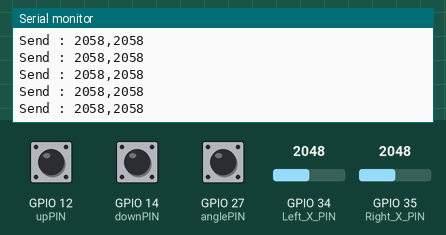
Recording of a sketch running on a simulated ESP32. On the bench: the last lines printed to the serial monitor. The test bench sets the inputs (shaded band); at power-on: GPIO 34 (Left_X_PIN) = 2048, GPIO 35 (Right_X_PIN) = 2048, GPIO 12 (upPIN) HIGH, GPIO 14 (downPIN) HIGH, GPIO 27 (anglePIN) HIGH. WiFi joins after 1.5 s; servers stay silent unless stated.

Above: at 3.2 s.
3.3 s: GPIO 34 (Left_X_PIN) set to 2866
At 3.32 s:
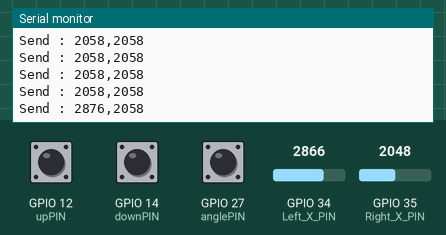
4.8 s: GPIO 35 (Right_X_PIN) set to 2866
At 4.83 s:
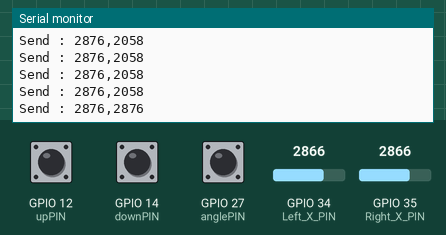
6.3 s: GPIO 34 (Left_X_PIN) set to 3603
At 6.35 s:
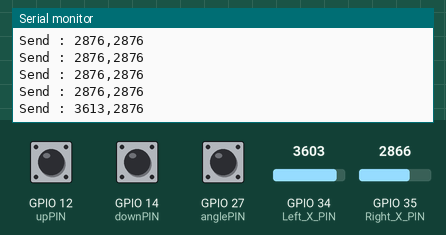
7.8 s: GPIO 35 (Right_X_PIN) set to 3603
At 7.86 s:
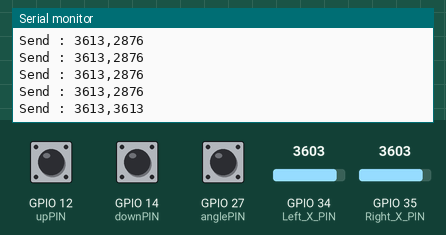
Timing chart, 0 to 10.3 s (numbered marks = the images above; inputs shaded):
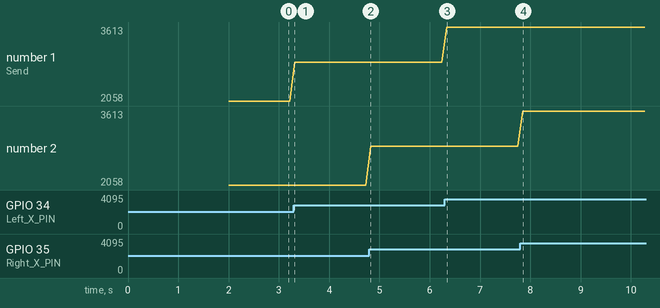

Measured:
- after the input at 3.3 s, the serial monitor: prints a new line at once (image 1)
- after the input at 4.8 s, the serial monitor: prints a new line at once (image 2)
- after the input at 6.3 s, the serial monitor: prints a new line at once (image 3)
- after the input at 7.8 s, the serial monitor: prints a new line after 0.05 s (image 4)
- plotted number 1: 2058 → 2876 after the input at 3.3 s, 2876 → 3613 after the input at 6.3 s

The sketch:

ESP32_radicon_client.ino
```cpp
#include "WiFi.h"
#include <WiFiUdp.h>

const char * ssid = "ESP32UDP";             // SSID
const char * password = "12345678";         // password

IPAddress ip(192, 168, 4, 2);               // IP Address
IPAddress gateway(192,168, 4, 1);           // Gateway Address
IPAddress subnet(255, 255, 255, 0);         // Subnet Address

IPAddress sv_ip(192, 168, 4, 1);            // Server IP Address

static const int Remote_Port = 9000;        // Destination port
static const int Org_Port = 9000;           // Source port

WiFiUDP UDP;

const int Left_X_PIN = 34;  // ジョイスティック左X軸方向をアナログピンA0に入力
const int Right_X_PIN = 35;  // ジョイスティック右X軸方向をアナログピンA1に入力
const int upPIN = 12;  // ジョイスティック右X軸方向をアナログピンA1に入力
const int downPIN = 14;  // ジョイスティック右X軸方向をアナログピンA1に入力
const int anglePIN = 27;  // ジョイスティック右X軸方向をアナログピンA1に入力
int up = 0;  // ジョイスティック右X軸方向をアナログピンA1に入力
int down = 0;  // ジョイスティック右X軸方向をアナログピンA1に入力
int angle = 7;  // ジョイスティック右X軸方向をアナログピンA1に入力
int Left_X_POS ;            // ジョイスティック左X軸方向の読み取り値の変数を整数型に
int Right_X_POS ;            // ジョイスティック右X軸方向の読み取り値の変数を整数型に
float OFFSET = 0.1;  // センター付近のオフセット値を5％に設定
int DUTY ;             // ディーティ比用変数
const int Dmax = 150;    // 最大のデューティ比

void setup()
{
  Serial.begin(115200);

  WiFi.mode(WIFI_STA);
  WiFi.config(ip, gateway, subnet);
  WiFi.begin(ssid, password);

  // Try forever
  while (WiFi.status() != WL_CONNECTED) {
    Serial.println("...Connecting to WiFi");
    delay(1000);
  }

  Serial.println("Connected");
  Serial.println(ssid);
  Serial.print("IP address: ");
  Serial.println(WiFi.localIP());

  UDP.begin(Org_Port);
  Serial.println("Client OK");

  pinMode(Left_X_PIN, ANALOG);          // A0ピンを入力に(省略可)
  pinMode(Right_X_PIN, ANALOG);          // A1ピンを入力に(省略可)

  pinMode(upPIN, INPUT_PULLUP);
  pinMode(downPIN, INPUT_PULLUP);
  pinMode(anglePIN, INPUT_PULLUP);
}

char a = 'A';
void loop()
{
  Left_X_POS = analogRead(Left_X_PIN)+10;     // X軸方向のアナログ値を読み取る
  Right_X_POS = analogRead(Right_X_PIN)+10;     // Y軸方向のアナログ値を読み取る
  up = digitalRead(upPIN);
  down = digitalRead(downPIN);
  angle = digitalRead(anglePIN);

  Serial.println("Send : " + String(Left_X_POS) + "," + String(Right_X_POS));

 if (up+down+angle == 3){
  UDP.beginPacket(sv_ip, Remote_Port);
  // UDP.write(Left_X_POS);
  UDP.print(String(Left_X_POS) + "," + String(Right_X_POS));
  UDP.endPacket();
 }
  else{
  UDP.beginPacket(sv_ip, Remote_Port);
  // UDP.write(Left_X_POS);
  UDP.print(String(up) + "," + String(down) + "," + String(angle));
  UDP.endPacket();
 }

  a ++;
  if(a > 'F') a = 'A';

  delay(100);
}
```
